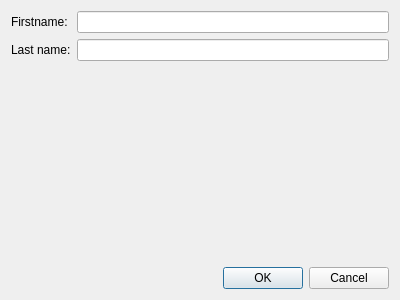
<?xml version="1.0" encoding="UTF-8"?>
<ui version="4.0">
 <class>EditTeacherDialog</class>
 <widget class="QDialog" name="EditTeacherDialog">
  <property name="geometry">
   <rect>
    <x>0</x>
    <y>0</y>
    <width>400</width>
    <height>300</height>
   </rect>
  </property>
  <property name="windowTitle">
   <string>Dialog</string>
  </property>
  <layout class="QVBoxLayout" name="verticalLayout_2">
   <item>
    <layout class="QVBoxLayout" name="verticalLayout">
     <item>
      <layout class="QFormLayout" name="formLayout">
       <item row="0" column="0">
        <widget class="QLabel" name="label">
         <property name="text">
          <string>Firstname:</string>
         </property>
        </widget>
       </item>
       <item row="1" column="0">
        <widget class="QLabel" name="label_2">
         <property name="text">
          <string>Last name:</string>
         </property>
        </widget>
       </item>
       <item row="0" column="1">
        <widget class="QLineEdit" name="firstNameEdit"/>
       </item>
       <item row="1" column="1">
        <widget class="QLineEdit" name="lastNameEdit"/>
       </item>
      </layout>
     </item>
    </layout>
   </item>
   <item>
    <widget class="QDialogButtonBox" name="buttonBox">
     <property name="standardButtons">
      <set>QDialogButtonBox::Cancel|QDialogButtonBox::Ok</set>
     </property>
    </widget>
   </item>
  </layout>
 </widget>
 <resources/>
 <connections/>
</ui>
